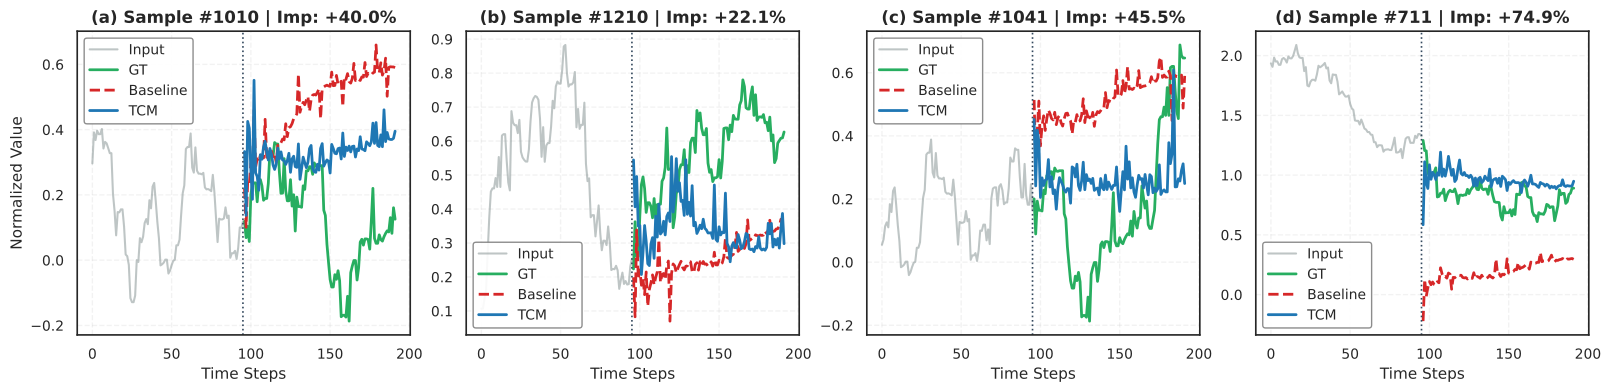

This chart was generated by the following Python code:
import os
import json
import numpy as np
import matplotlib.pyplot as plt
import seaborn as sns
from pathlib import Path
import argparse

# ==========================================
# TCG Visualization Script
# ==========================================
# Visualize TCG model forecasts vs ground truth (and RAW vs TCG comparisons).
#
# Example dataset / model pairs (see tcg_result.md):
#   1. TimesNet + Illness — strong seasonality, large gains
#   2. TimeMixer + Weather — stable gains, many features for plots
#   3. Informer + ETTm2 / ETTh2 — large gains but noisier series
#
# Examples:
#   # Comparison: RAW vs TCG (random samples with >30% improvement)
#   python prediction_vis.py \
#     --before ../checkpoints_old/Informer/ExchangeRate_100_96_96/1814d14edc8c6ef91fb05b73b0b47a82 \
#     --after ../checkpoints_old/Informer/ExchangeRate_100_96_96/a6a6366d9c46c0535fd10bfe825b747b \
#     --feat 0 --threshold 30
#
#   # Comparison: fixed sample indices
#   python prediction_vis.py \
#     --before ../checkpoints_old/Informer/ExchangeRate_100_96_96/1814d14edc8c6ef91fb05b73b0b47a82 \
#     --after ../checkpoints_old/Informer/ExchangeRate_100_96_96/a6a6366d9c46c0535fd10bfe825b747b \
#     --feat 0 --indices 1010 1210 1041 711
#
#   # Single run: TCG predictions vs targets
#   python prediction_vis.py --tcg ../checkpoints/TimesNetForForecasting/ETTm1_100_96_720/xxx
#
# ==========================================
# 1. Global plot style (matches run_rq4_visualization.py)
# ==========================================
def set_academic_style():
    """Font family and sizes aligned with run_rq4_visualization.py."""
    sns.set_theme(style="whitegrid", font_scale=1.0, rc={
        "font.family": "sans-serif",
        "font.sans-serif": ["Arial", "Helvetica", "DejaVu Sans"],
        "font.size": 11,
        "axes.labelsize": 11,
        "axes.titlesize": 12,
        "axes.titleweight": "bold",
        "xtick.labelsize": 10,
        "ytick.labelsize": 10,
        "legend.fontsize": 10,
        "legend.title_fontsize": 11,
        "figure.titlesize": 12,
        "axes.edgecolor": ".15",
        "grid.linestyle": "--",
        "axes.linewidth": 1.2,
        "figure.dpi": 300,
        "axes.facecolor": "white",
        "figure.facecolor": "white",
        "savefig.bbox": "tight",
    })


def subplot_legend_kw(ncol=1, loc="upper left"):
    """Legend kwargs for subplots; font size comes from rcParams['legend.fontsize']."""
    return {
        "loc": loc,
        "ncol": ncol,
        "framealpha": 0.9,
        "edgecolor": "gray",
    }


# ==========================================
# 2. Load saved test tensors
# ==========================================
def load_test_results(result_dir):
    """Load inputs, prediction, and targets from a checkpoint result folder."""
    result_dir = Path(result_dir)
    test_results_dir = result_dir / "test_results"
    
    cfg_file = result_dir / "cfg.json"
    input_len, output_len, num_features = 96, 96, 7
    model_name = "Unknown"
    tcg_enabled = "False"
    num_patterns = "N/A"
    
    if cfg_file.exists():
        with open(cfg_file, 'r') as f:
            cfg = json.load(f)
            model_cfg = cfg.get("model_config", {})
            input_len = model_cfg.get("input_len", 96)
            output_len = model_cfg.get("output_len", 96)
            num_features = model_cfg.get("num_features", 7)
            model_name = cfg.get("model", {}).get("name", "Unknown")
            tcg_cfg = model_cfg.get("tcg", {})
            tcg_params = tcg_cfg.get("params", {})
            tcg_enabled = tcg_params.get("enabled", "False")
            num_patterns = tcg_params.get("num_patterns", "N/A")
    
    def load_npy(name):
        path = test_results_dir / f"{name}.npy"
        try:
            data = np.load(path)
            # Ensure shape (B, L, C)
            if len(data.shape) == 2:  # Some exports are flattened
                L = input_len if name == "inputs" else output_len
                B = len(data) // (L * num_features)
                data = data.reshape(B, L, num_features)
            return data
        except:
            data_mm = np.memmap(path, mode='r', dtype='float32')
            L = input_len if name == "inputs" else output_len
            B = len(data_mm) // (L * num_features)
            return data_mm.reshape(B, L, num_features)

    return load_npy("inputs"), load_npy("prediction"), load_npy("targets"), {
        'model_name': model_name,
        'tcg_enabled': tcg_enabled,
        'num_patterns': num_patterns,
        'input_len': input_len,
        'output_len': output_len,
        'num_features': num_features
    }

# ==========================================
# 3. Plot TCG predictions
# ==========================================
def plot_tcg_predictions(tc_dir, output_path, feat_idx=0, num_samples=4, 
                        selection='high_error', show_error_band=True):
    """
    Plot TCG forecasts for selected test samples.

    Args:
        tc_dir: Checkpoint directory with test_results/*.npy
        output_path: Directory for PDF output
        feat_idx: Feature channel index
        num_samples: Number of samples to show
        selection: How to pick samples:
            - 'high_error': highest per-sample MAE
            - 'low_error': lowest MAE
            - 'random': random
            - 'diverse': spread across low / mid / high MAE
        show_error_band: If True, shade |y - y_hat| around the prediction
    """
    set_academic_style()
    
    print(f"Loading data from: {tc_dir}")
    inputs, predictions, targets, info = load_test_results(tc_dir)
    
    print(f"Model: {info['model_name']}")
    print(f"TCG enabled: {info['tcg_enabled']}, num_patterns: {info['num_patterns']}")
    print(f"Data shape: inputs={inputs.shape}, predictions={predictions.shape}, targets={targets.shape}")
    
    mae_per_sample = np.mean(np.abs(predictions[:, :, feat_idx] - targets[:, :, feat_idx]), axis=1)

    if selection == 'high_error':
        indices = np.argsort(mae_per_sample)[-num_samples:]
    elif selection == 'low_error':
        indices = np.argsort(mae_per_sample)[:num_samples]
    elif selection == 'random':
        indices = np.random.choice(len(mae_per_sample), num_samples, replace=False)
    elif selection == 'diverse':
        # Pick low / mid / high / max MAE samples
        sorted_idx = np.argsort(mae_per_sample)
        n = len(sorted_idx)
        if n >= 4:
            indices = [sorted_idx[0], sorted_idx[n//3], sorted_idx[2*n//3], sorted_idx[-1]]
        else:
            indices = sorted_idx
    else:
        indices = np.arange(min(num_samples, len(mae_per_sample)))
    
    fig, axes = plt.subplots(1, 4, figsize=(16, 3.8), sharex=True, constrained_layout=True)
    axes = axes.flatten()
    
    colors = {
        'input': '#7F8C8D',      # input
        'gt': '#27AE60',         # ground truth
        'pred': '#1F77B4',       # prediction
        'error': '#E74C3C',      # error band
        'vline': '#34495E'       # input/output split
    }
    
    L_in = info['input_len']
    L_out = info['output_len']
    t_in = np.arange(L_in)
    t_out = np.arange(L_in, L_in + L_out)

    for i, idx in enumerate(indices):
        ax = axes[i]
        seq_in = inputs[idx, :, feat_idx]
        seq_gt = targets[idx, :, feat_idx]
        seq_pred = predictions[idx, :, feat_idx]
        
        sample_mae = mae_per_sample[idx]

        ax.plot(t_in, seq_in, color=colors['input'], label='Input', lw=1.5, alpha=0.6)
        ax.plot(t_out, seq_gt, color=colors['gt'], label='GT', lw=2.0)
        ax.plot(t_out, seq_pred, color=colors['pred'], label='Prediction', lw=2.0, ls='-')

        if show_error_band:
            abs_error = np.abs(seq_gt - seq_pred)
            ax.fill_between(t_out, seq_pred - abs_error, seq_pred + abs_error, 
                           color=colors['error'], alpha=0.2, label='Error Band')

        ax.axvline(x=L_in-1, color=colors['vline'], linestyle=':', lw=1.2)

        title = f"({chr(97+i)}) Sample #{idx} | MAE: {sample_mae:.4f}"
        ax.set_title(title, loc="center")
        ax.grid(True, linestyle='--', alpha=0.25)
        
        ax.set_xlabel("Time Steps")
        if i == 0:
            ax.set_ylabel("Normalized Value")
        
        ax.set_xlim(0, L_in + L_out)

        leg_loc = "lower left" if i in (1, 3) else "upper left"
        ax.legend(**subplot_legend_kw(loc=leg_loc))

    model_info_text = f"Model: {info['model_name']}"
    if info['tcg_enabled'].lower() == 'true':
        model_info_text += f" | TCG (K={info['num_patterns']})"
    fig.suptitle(model_info_text, y=1.02, style="italic")

    out_dir = Path(output_path)
    out_dir.mkdir(parents=True, exist_ok=True)
    
    filename = f'tcg_prediction_{info["model_name"]}_feat{feat_idx}.pdf'
    plt.savefig(out_dir / filename, bbox_inches='tight', dpi=300)
    print(f"Success! Visualized samples: {indices}")
    print(f"Results saved to: {out_dir / filename}")
    
    return info

# ==========================================
# 4. Error analysis plots
# ==========================================
def plot_error_analysis(tc_dir, output_path, feat_idx=0, num_bins=50):
    """Histograms and per-timestep MAE for one feature."""
    set_academic_style()
    
    print(f"Loading data for error analysis: {tc_dir}")
    inputs, predictions, targets, info = load_test_results(tc_dir)
    
    mae_per_sample = np.mean(np.abs(predictions[:, :, feat_idx] - targets[:, :, feat_idx]), axis=1)
    mse_per_sample = np.mean((predictions[:, :, feat_idx] - targets[:, :, feat_idx])**2, axis=1)
    
    fig, axes = plt.subplots(1, 3, figsize=(12, 3.5), constrained_layout=True)
    
    ax1 = axes[0]
    ax1.hist(mae_per_sample, bins=num_bins, color='steelblue', edgecolor='navy', alpha=0.7)
    ax1.axvline(mae_per_sample.mean(), color='red', linestyle='--', lw=2, 
                label=f'Mean: {mae_per_sample.mean():.4f}')
    ax1.set_xlabel('MAE')
    ax1.set_ylabel('Count')
    ax1.set_title('MAE Distribution')
    ax1.legend()
    ax1.grid(True, alpha=0.3)
    
    ax2 = axes[1]
    ax2.hist(mse_per_sample, bins=num_bins, color='coral', edgecolor='darkred', alpha=0.7)
    ax2.axvline(mse_per_sample.mean(), color='red', linestyle='--', lw=2,
                label=f'Mean: {mse_per_sample.mean():.4f}')
    ax2.set_xlabel('MSE')
    ax2.set_ylabel('Count')
    ax2.set_title('MSE Distribution')
    ax2.legend()
    ax2.grid(True, alpha=0.3)
    
    ax3 = axes[2]
    abs_errors = np.abs(predictions[:, :, feat_idx] - targets[:, :, feat_idx])
    mean_error_per_timestep = np.mean(abs_errors, axis=0)
    ax3.plot(range(len(mean_error_per_timestep)), mean_error_per_timestep, 
             color='seagreen', lw=1.5)
    ax3.fill_between(range(len(mean_error_per_timestep)), 0, mean_error_per_timestep,
                     alpha=0.3, color='seagreen')
    ax3.axvline(info['input_len']-1, color='gray', linestyle=':', lw=1.5, 
                label='Input/Output boundary')
    ax3.set_xlabel('Time Step (relative to output)')
    ax3.set_ylabel('Mean Absolute Error')
    ax3.set_title('Error per Timestep')
    ax3.legend()
    ax3.grid(True, alpha=0.3)
    
    fig.suptitle(f"Error Analysis: {info['model_name']}", fontweight="bold")
    
    out_dir = Path(output_path)
    out_dir.mkdir(parents=True, exist_ok=True)
    
    filename = f'tcg_error_analysis_{info["model_name"]}_feat{feat_idx}.pdf'
    plt.savefig(out_dir / filename, bbox_inches='tight', dpi=300)
    print(f"Error analysis saved to: {out_dir / filename}")

# ==========================================
# 5. Multi-feature comparison (one median-MAE sample)
# ==========================================
def plot_multifeature_comparison(tc_dir, output_path, num_features_shown=4):
    """Plot several channels for the sample with median overall MAE."""
    set_academic_style()
    
    print(f"Loading data: {tc_dir}")
    inputs, predictions, targets, info = load_test_results(tc_dir)
    
    num_total_features = min(info['num_features'], num_features_shown)
    fig, axes = plt.subplots(1, 4, figsize=(16, 3.8), sharex=True, constrained_layout=True)
    axes = axes.flatten()
    
    colors = {'input': '#7F8C8D', 'gt': '#27AE60', 'pred': '#1F77B4'}
    L_in = info['input_len']
    t_in = np.arange(L_in)
    t_out = np.arange(L_in, L_in + info['output_len'])
    
    mae_per_sample = np.mean(np.abs(predictions - targets), axis=(1, 2))
    mid_idx = np.argsort(mae_per_sample)[len(mae_per_sample)//2]
    
    for i in range(4):
        ax = axes[i]
        feat_idx = i % num_total_features
        
        seq_in = inputs[mid_idx, :, feat_idx]
        seq_gt = targets[mid_idx, :, feat_idx]
        seq_pred = predictions[mid_idx, :, feat_idx]
        
        ax.plot(t_in, seq_in, color=colors['input'], label='Input', lw=1.2, alpha=0.5)
        ax.plot(t_out, seq_gt, color=colors['gt'], label='GT', lw=1.5)
        ax.plot(t_out, seq_pred, color=colors['pred'], label='Pred', lw=1.5, ls='--')
        ax.axvline(L_in-1, color='#34495E', linestyle=':', lw=1.0)
        
        feat_mae = np.mean(np.abs(seq_gt - seq_pred))
        ax.set_title(f"Feature {feat_idx} | MAE: {feat_mae:.4f}")
        ax.grid(True, alpha=0.25)
        
        ax.set_xlabel("Time Steps")
        if i == 0:
            ax.set_ylabel("Value")

        leg_loc = "lower left" if i in (1, 3) else "upper left"
        ax.legend(**subplot_legend_kw(loc=leg_loc))
    
    fig.suptitle(f"Multi-Feature Prediction: {info['model_name']}", fontweight="bold")
    
    out_dir = Path(output_path)
    out_dir.mkdir(parents=True, exist_ok=True)
    filename = f'tcg_multifeature_{info["model_name"]}.pdf'
    plt.savefig(out_dir / filename, bbox_inches='tight', dpi=300)
    print(f"Multi-feature visualization saved to: {out_dir / filename}")

# ==========================================
# 6. RAW vs TCG comparison
# ==========================================
def plot_comparison(before_dir, after_dir, output_path, feat_idx=0, threshold=30, fixed_indices=None):
    """Compare baseline (before) vs TCG (after); sample by relative MAE improvement."""
    set_academic_style()
    
    print(f"Loading RAW from: {before_dir}")
    print(f"Loading TCG from: {after_dir}")
    
    in_b, pred_b, tar_b, info_b = load_test_results(before_dir)
    in_a, pred_a, tar_a, info_a = load_test_results(after_dir)
    
    print(f"RAW: {info_b['model_name']}, TCG: {info_a['model_name']}")
    print(f"RAW shape: inputs={in_b.shape}, pred={pred_b.shape}, tar={tar_b.shape}")
    print(f"TCG shape: inputs={in_a.shape}, pred={pred_a.shape}, tar={tar_a.shape}")
    
    mae_b = np.mean(np.abs(pred_b[:, :, feat_idx] - tar_b[:, :, feat_idx]), axis=1)
    mae_a = np.mean(np.abs(pred_a[:, :, feat_idx] - tar_a[:, :, feat_idx]), axis=1)
    
    improvement = (mae_b - mae_a) / (mae_b + 1e-9)
    
    if fixed_indices is not None:
        indices = np.array(fixed_indices)
        print(f"Using fixed indices: {indices.tolist()}")
        print(f"Improvements: {[f'{improvement[i]*100:.1f}%' for i in indices]}")
    else:
        threshold_frac = threshold / 100.0
        qualified = np.where(improvement > threshold_frac)[0]
        if len(qualified) < 4:
            print(f"Warning: Only {len(qualified)} samples with improvement > {threshold:.0f}%. Using top 4.")
            indices = qualified[np.argsort(improvement[qualified])[-4:]]
        else:
            indices = np.random.choice(qualified, 4, replace=False)
    
    fig, axes = plt.subplots(1, 4, figsize=(16, 3.8), sharex=True, constrained_layout=True)
    axes = axes.flatten()
    
    colors = {'in': '#7F8C8D', 'gt': '#27AE60', 'base': '#D62728', 'ours': '#1F77B4'}
    L_in, L_out = in_b.shape[1], tar_b.shape[1]
    t_in = np.arange(L_in)
    t_out = np.arange(L_in, L_in + L_out)

    for i, idx in enumerate(indices):
        ax = axes[i]
        seq_in = in_b[idx, :, feat_idx]
        seq_gt = tar_b[idx, :, feat_idx]
        seq_base = pred_b[idx, :, feat_idx]
        seq_ours = pred_a[idx, :, feat_idx]
        
        ax.plot(t_in, seq_in, color=colors['in'], label='Input', lw=1.5, alpha=0.5)
        ax.plot(t_out, seq_gt, color=colors['gt'], label='GT', lw=2.0)
        ax.plot(t_out, seq_base, color=colors['base'], label='Baseline', lw=2.0, ls='--')
        ax.plot(t_out, seq_ours, color=colors['ours'], label='TCM', lw=2.0, ls='-')
        
        ax.axvline(x=L_in-1, color='#34495E', linestyle=':', lw=1.2)
        imp_pct = improvement[idx] * 100
        ax.set_title(
            f"({chr(97+i)}) Sample #{idx} | Imp: {imp_pct:+.1f}%",
            loc="center",
        )
        ax.grid(True, linestyle='--', alpha=0.25)
        
        ax.set_xlabel("Time Steps")
        if i == 0:
            ax.set_ylabel("Normalized Value")

        leg_loc = "lower left" if i in (1, 3) else "upper left"
        ax.legend(**subplot_legend_kw(loc=leg_loc))

    out_dir = Path(output_path)
    out_dir.mkdir(parents=True, exist_ok=True)
    filename = 'prediction_vis.pdf'
    plt.savefig(out_dir / filename, bbox_inches='tight', dpi=300)
    print(f"Saved comparison to: {out_dir / filename}")
    print(f"Samples: {indices.tolist()}, Improvements: {[f'{x:.1f}' for x in improvement[indices]*100]}")

# ==========================================
# Main
# ==========================================
if __name__ == "__main__":
    parser = argparse.ArgumentParser(description='TCG Visualization Tool')
    
    parser.add_argument('--before', type=str, help='RAW/Baseline checkpoint directory')
    parser.add_argument('--after', type=str, help='TCG checkpoint directory')

    parser.add_argument('--tcg', type=str, help='TCG checkpoint directory (single-model mode)')
    
    parser.add_argument('--output', type=str, default='./', help='Output directory')
    parser.add_argument('--feat', type=int, default=0, help='Feature index to visualize')
    parser.add_argument('--samples', type=int, default=4, help='Number of samples to show')
    parser.add_argument('--selection', type=str, default='diverse',
                       choices=['high_error', 'low_error', 'random', 'diverse'],
                       help='Sample selection strategy')
    parser.add_argument('--threshold', type=float, default=30,
                       help='Min improvement threshold for comparison mode (%%)')
    parser.add_argument('--indices', type=int, nargs='+', default=None,
                       help='Fixed sample indices to visualize (e.g., --indices 1036 757 1041 711)')
    parser.add_argument('--show_error_band', action='store_true', default=True,
                       help='Show prediction error band')
    parser.add_argument('--no_error_band', action='store_false', dest='show_error_band',
                       help='Hide prediction error band')
    
    args = parser.parse_args()
    
    if args.before and args.after:
        plot_comparison(args.before, args.after, args.output, args.feat, args.threshold, args.indices)
    elif args.tcg:
        plot_tcg_predictions(args.tcg, args.output, args.feat, args.samples, args.selection, 
                            args.show_error_band)
    else:
        parser.print_help()
        print("\nUsage:")
        print("  1. Compare: --before <raw_dir> --after <tcg_dir>")
        print("  2. Single model: --tcg <tcg_dir>")
